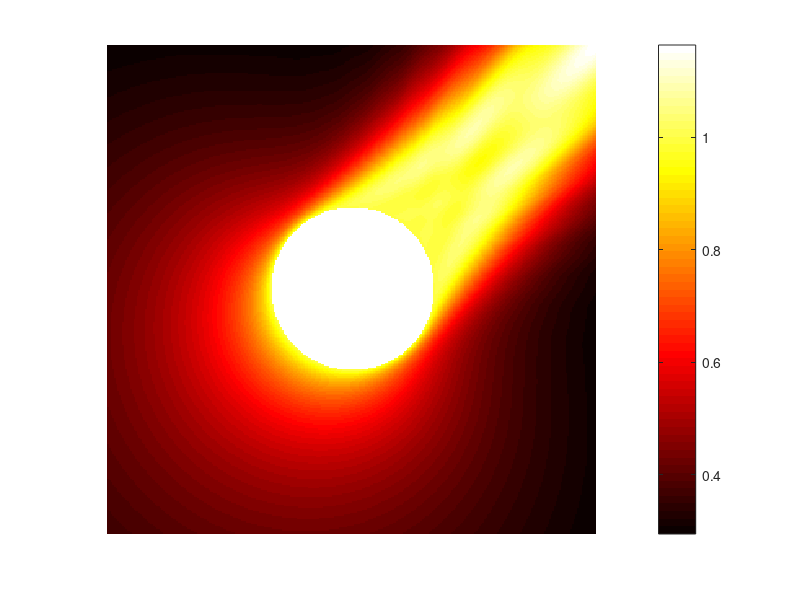
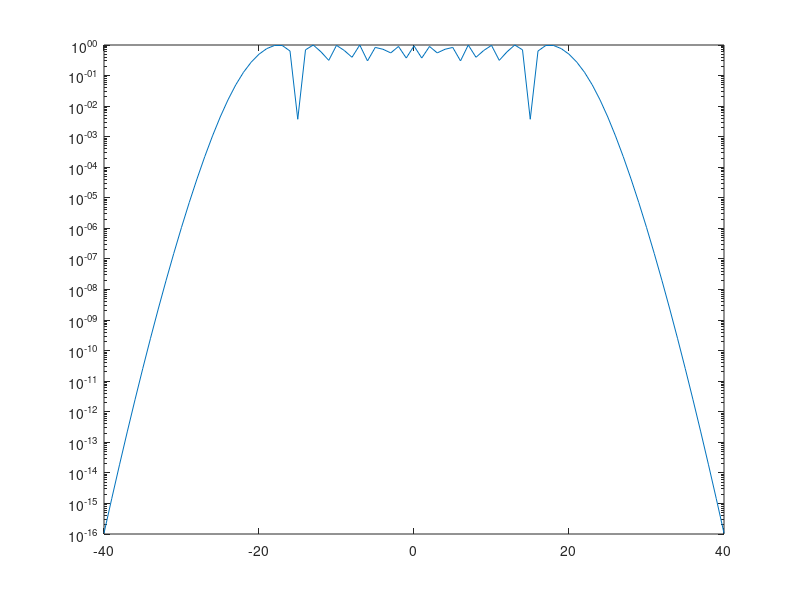

MATLAB code to generate these figures, in order: (Note: this script raises an error after producing the figures.)
% far field di un'onda piana che rimbalza contro una circonferenza 
% calcoli fatti su un foglio di brutta, ho fatto la foto
clear; clc; close all; 

R = 1; % raggio circonferenza
z0 = 0 + 0*1i; % centro circonferenza
k = 20; 
L_max = ceil(k*R)+20;
theta = pi/4; 
d = exp(1i*theta);

obs = @(t) z0 + R*exp(1i*t); 
obs_der = @(t) 1i*R*exp(1i*t); 
obs_der_abs = @(t) abs(1i*R*exp(1i*t)); 


x_lim = [real(z0)-R-2, real(z0)+R+2]; 
y_lim = [imag(z0)-R-2, imag(z0)+R+2];
n_points_plot = 300; 
x_plot = linspace(x_lim(1), x_lim(2), n_points_plot+1);
y_plot = linspace(y_lim(1), y_lim(2), n_points_plot+1);
[X, Y] = meshgrid(x_plot, y_plot);
Z = X + 1i*Y; 
mask = (X.^2 + Y.^2 < R); % complementare del disco  di raggio R + 0.25

u_scat = zeros(size(Z));

fprintf("Computing u_ref \t")
% calcolo il campo scatterato (non strettamente necessario) e il far field
% pattern (vedere foto sul telefono per la formula usata)
u_coeff = zeros(2*L_max+1, 1);
theta = linspace(0, 2*pi, 360)';
farField = zeros(size(theta));

for l = -L_max:L_max
    u_scat = u_scat - (1i)^l * besselj(l, k*R) ./ besselh(l, 1, k*R) .* besselh(l, 1, k*abs(Z)) .* (Z./(d*abs(Z))).^l;
    % nei coefficienti sotto c'è un segno meno, ma tanto poi plotto il
    % valore assoluto, lo metto lo stesso per completezza
    
    u_coeff(l+L_max+1) = -(1i)^l * besselj(l, k*R) ./ besselh(l, 1, k*R) * (1/d)^l; 
    farField = farField + sqrt( 2/(pi*k) ) * exp(-pi*1i/4) * u_coeff(l+L_max+1) * exp(-l*pi*1i/2) * exp(1i*l*(theta));
    % se sostituisco nella riga sopra theta + pi al posto di theta e
    % considero l'angolo di incidenza dell'onda come theta + pi ho lo
    % stesso plot in polarplot che se non mettessi pi in entrambi i posti
end

u_scat(mask) = complex(NaN, NaN);
fprintf("done\n")

%%%%%%%%%%%%%%%%%%%%%%%%%%%%%%%%%%  PLOT  %%%%%%%%%%%%%%%%%%%%%%%%%%%%%%%%%

figure; 
pcolor(X, Y, abs(u_scat)); shading flat; colorbar; axis square; axis off; colormap("hot")

figure;
semilogy(-L_max:L_max, abs(u_coeff), LineWidth=2, DisplayName="valore assoluto")
grid on

% Guardando i plot dei valori assoluti dei coefficienti di u_scat si vede
% che per valori di \ell \in \mathbb{Z} molto più grandi o più piccoli (in
% modulo) del valore k*R si hanno coefficienti molto piccoli (in modulo)

figure; 
minFarField = min(log10(abs(farField)));

polarplot(theta, -min(log10(abs(farField))) + log10(abs(farField)), lineWidth = 2)
disp(minFarField)
